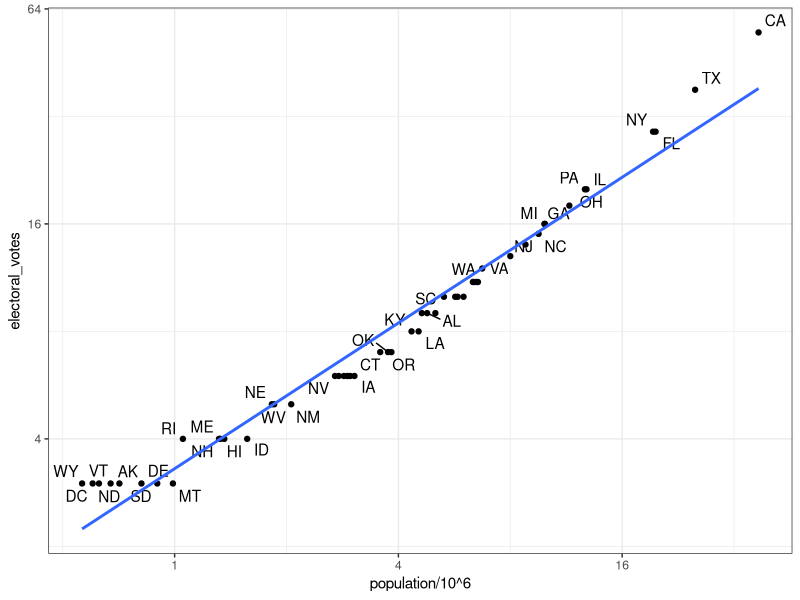

Write R code to recreate this figure.
#Objectives, note from the textbook
#The join functions in the 'dplyr' package combine two tables such that matching rows are together.
#left_join() only keeps rows that have information in the 'first' table.
#right_join() only keeps rows that have information in the 'second' table.
#inner_join() only keeps rows that have information in both tables.
#full_join() keeps all rows from both tables.
#semi_join() keeps the part of the first table for which we have information in the second.
#anti_join() keeps the elements of the first table for which there is no information in the second.

#import US murders data
library(tidyverse)
library(ggrepel)
library(dslabs)
ds_theme_set()
data(murders)
head(murders)

#import US election results data
data("polls_us_election_2016")
head(results_us_election_2016)
identical(results_us_election_2016$state, murders$state)
#[1] FALSE

#join the murders table and US election results table
tab <- left_join(murders, results_us_election_2016, by = "state")
head(tab)

#plot electoral votes versus population
tab %>% ggplot(aes(population/10^6, electoral_votes, label = abb)) +
  geom_point() +
  geom_text_repel() + 
  scale_x_continuous(trans = "log2") +
  scale_y_continuous(trans = "log2") +
  geom_smooth(method = "lm", se = FALSE)

#make two smaller tables to demonstrate joins
tab1 <- slice(murders, 1:6) %>% select(state, population)
tab1
# state population
# 1    Alabama    4779736
# 2     Alaska     710231
# 3    Arizona    6392017
# 4   Arkansas    2915918
# 5 California   37253956
# 6   Colorado    5029196
tab2 <- slice(results_us_election_2016, c(1:3, 5, 7:8)) %>% select(state, electoral_votes)
tab2
# state electoral_votes
# 1 California              55
# 2      Texas              38
# 3    Florida              29
# 4   Illinois              20
# 5       Ohio              18
# 6    Georgia              16

left_join(tab1, tab2)
# Joining, by = "state"
# state population electoral_votes
# 1    Alabama    4779736              NA
# 2     Alaska     710231              NA
# 3    Arizona    6392017              NA
# 4   Arkansas    2915918              NA
# 5 California   37253956              55
# 6   Colorado    5029196              NA

tab1 %>% left_join(tab2)
# same outcome from above one

tab1 %>% right_join(tab2)
# Joining, by = "state"
# state population electoral_votes
# 1 California   37253956              55
# 2      Texas         NA              38
# 3    Florida         NA              29
# 4   Illinois         NA              20
# 5       Ohio         NA              18
# 6    Georgia         NA              16

inner_join(tab1, tab2)
# Joining, by = "state"
# state population electoral_votes
# 1 California   37253956              55

semi_join(tab1, tab2)
# Joining, by = "state"
# state population
# 1 California   37253956

anti_join(tab1, tab2)
# Joining, by = "state"
# state population
# 1  Alabama    4779736
# 2   Alaska     710231
# 3  Arizona    6392017
# 4 Arkansas    2915918
# 5 Colorado    5029196
